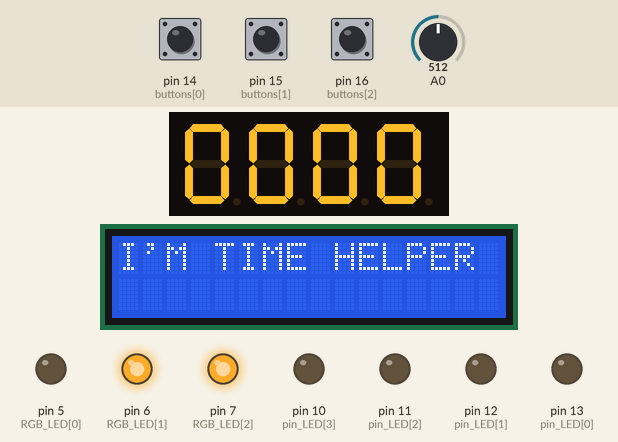
The sketch below on a simulated Arduino Mega 2560, built with avr-gcc and run on an emulated ATmega2560. Shown: 4-digit seven-segment display, 16×2 character LCD, output pins drawn as LEDs (lit = HIGH). Wiring (inferred from the names in the program): 4-digit 7-segment display, segments lit when HIGH: segments pin 58, pin 59, pin 60, pin 61, pin 62, pin 63, pin 64, pin 65; digit selects pin 66, pin 67, pin 68, pin 69. Inputs (shaded band) come from the test bench; at power-on: pin 14 (buttons[0]) LOW, A0 = 512, pin 15 (buttons[1]) LOW, pin 16 (buttons[2]) LOW. The segment pins are drawn as the display they are named for; pins used as bus, display or sensor lines are not drawn; what the sketch prints to the serial monitor is not drawn.

Above: at 1.2 s.
1.3 s: pin 14 (buttons[0]) pulled HIGH for 0.15 s
At 3.1 s:
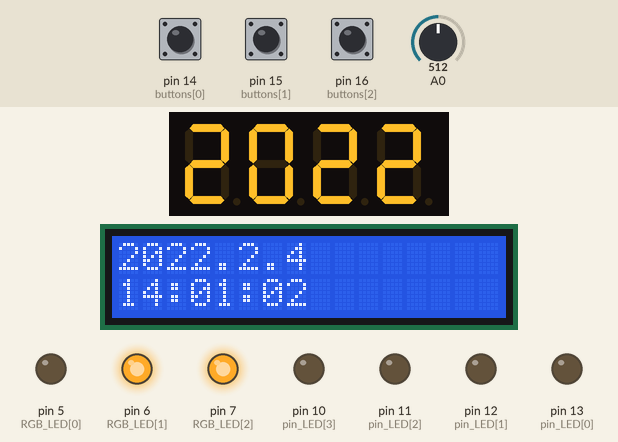
3.8 s: A0 set to 417
5.9 s: A0 set to 392
At 6.7 s:
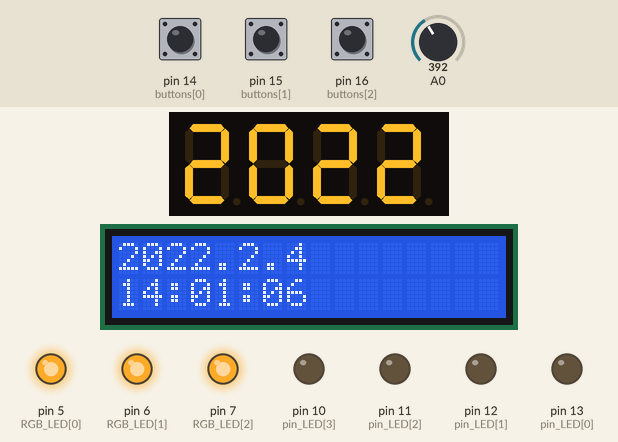
8.9 s: pin 15 (buttons[1]) pulled HIGH for 0.15 s
At 10.0 s:
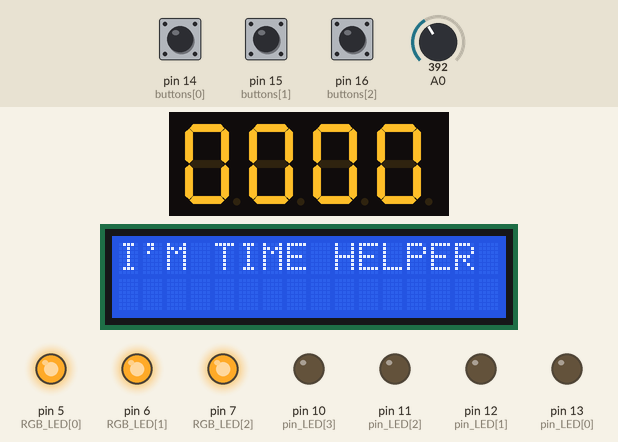
10.5 s: pin 16 (buttons[2]) pulled HIGH for 0.15 s
12.1 s: pin 14 (buttons[0]) pulled HIGH for 1 s
At 14.0 s:
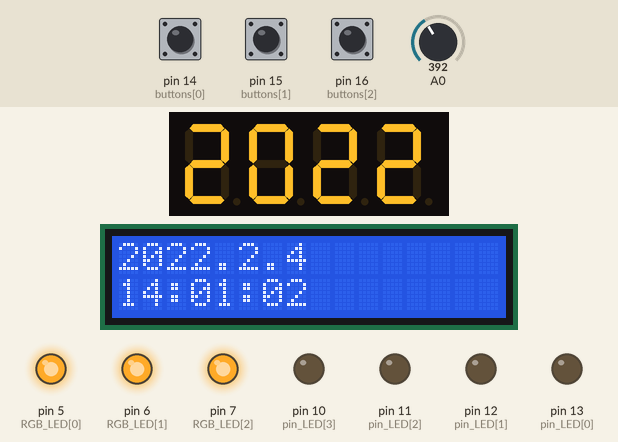
Timing chart, 0 to 15.5 s (numbered marks = the images above; inputs shaded):
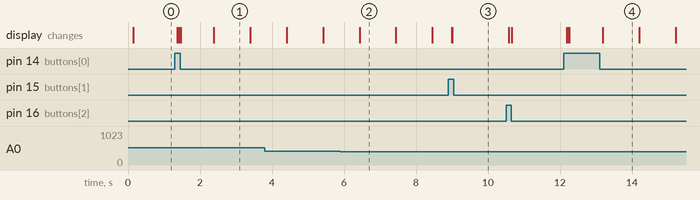

The sketch:

result.ino
```cpp
#include <pitches.h> //스피커 라이브러리
#include <LiquidCrystal.h> //LCD 라이브러리
//타임라이브러리
#include<Time.h>
#include<TimeAlarms.h>
unsigned long time_prev,time_curr; //예전시간, 현재시간
boolean t_f; //데이터 입력 종료(타이머)
boolean t_f1; //데이터 입력 종료(버퍼)
String buffer=""; //수신 데이터 버퍼
int state=1; //초기화면 설정을 위함 (4segment)
int hourt=1; //타이머시
int mint=1; //타이머분
int sect=1; //타이머초
int RGB_LED[]={5,6,7}; //LED 연결핀
int yearc,monthc,dayc; //날짜,월,일
int hourc,minc,sec1; //시계의 시간,분,초
unsigned long timer; //타이머를 위한 초단위 시간
int pin_LED[] = {13,12,11,10}; //LED 연결 핀
int noteDuration = 4; //4분 음표
int speakerPin = 57; //스피커핀
int melody[] = { //학교종 초반 멜로디, 0은 쉼표
  NOTE_G4,NOTE_G4,NOTE_A4,NOTE_A4,NOTE_G4,NOTE_G4,NOTE_E4,0,
  NOTE_G4,NOTE_G4,NOTE_E4,NOTE_E4,NOTE_D4,0,
};
int buttons[] = {14,15,16}; //버튼으로 모드 설정
boolean state_previous[] = {false,false,false}; //버튼들의 이전상태
boolean state_current[3]; //현재 버튼 상태
boolean clockbool=false; //시계실행여부
boolean memobool=false; //메모실행여부
boolean timerbool=false; //타이머실행여부
char modeSel; // 모드 설정 (타이머,시계...)

//0에서 9까지 숫자 표현을 위한
//세그먼트 a,b,c,d,e,f,g,dp의 패턴
 byte patterns[] {
  0xFC,0x60,0xDA,0xF2,0x66,0xB6,0xBE,0xE4,0xFE,0xE6
 };
int digit_select_pin[] = {66,67,68,69}; //자릿수 선택 핀
int segment_pin[]={58,59,60,61,62,63,64,65}; //7세그먼트 모듈 연결핀(a~dp오름차순)
int SEGMENT_DELAY=5; //숫자 표시 사이의 시간 간격
// 핀 번호 (RS, E, DB4, DB5, DB6, DB7)
LiquidCrystal lcd(44, 45, 46, 47, 48, 49); // LCD 연결

void(* resetFunc) (void) = 0; //declare reset function @ address 0

void setup() {
  Serial.begin(9600); //시리얼 통신 초기화
  Serial1.begin(9600); //블루투스 시리얼 통신 초기화
  for(int i=0; i<4; i++) { //자릿 수 선택 핀을 출력으로 설정
    pinMode(digit_select_pin[i],OUTPUT);
  }

  for(int i=0; i<8; i++) { //세그먼트 제어 핀을 출력으로 설정
   pinMode(segment_pin[i],OUTPUT);
 }

  lcd.begin(16,2); //LCD 초기화
  lcd.print("I'M TIME HELPER"); //문자열 출력
  for(int i=0; i<3; i++) {
    pinMode(buttons[i],INPUT); //버튼 연결 핀들을 입력으로 설정
  }
  for(int i=0; i<4; i++) {
    pinMode(pin_LED[i],OUTPUT);  //LED 연결 핀을 출력으로 설정
    digitalWrite(pin_LED[i],LOW); //꺼진 상태로 시작
  }

  for(int i=0; i<3; i++) {
    pinMode(RGB_LED[i],OUTPUT); //LED를 출력으로 설정
  }


  setTime(14,1,0,4,2,22); //22년 2월 4일, 14시 1분 0초로 시간 설정
  time_prev = millis(); //시작 시간
}

//해당 자리에 숫자 하나를 표현하는 함수
void show_digit(int pos,int number) { //(위치, 출력할 숫자)
  for(int i=0; i<4; i++) {
    if(i+1==pos)
      digitalWrite(digit_select_pin[i],LOW); //해당 자릿수 선택 핀만 LOW로 설정

    else
      digitalWrite(digit_select_pin[i],HIGH); //나머지는 HIGH로 설정
    }

    for(int i=0; i<8; i++) {
      boolean on_off = bitRead(patterns[number],7-i); //패턴 읽어오기
      digitalWrite(segment_pin[i],on_off); //세그먼트 제어핀을 패턴대로 설정
      }
  }


//4자리 세그먼트 표시 장치에 4자리 숫자를 표시하는 함수
void show_4_digit(int number) {
  number = number %10000;  //4자리로 제한
  int thousands = number/ 1000; //천자리
  number = number %1000;
  int hundreads = number/100; //백자리
  number = number % 100;
  int tens = number /10; //십자리
  int ones = number %10; //일자리
  show_digit(1,thousands); //천의자리 표시
  delay(SEGMENT_DELAY); //delay 5밀리초
  show_digit(2,hundreads); //백자리
  delay(SEGMENT_DELAY); //delay 5밀리초
  show_digit(3,tens); //십자리
  delay(SEGMENT_DELAY); //delay
  show_digit(4,ones); //일자리
  delay(SEGMENT_DELAY); //delay
  }

//타이머표시 함수
void digitalClockDisplayTimer() {


  lcd.begin(16, 2); //LCD 초기화
  lcd.print(hourt); //시
  printDigits(mint); //분
  printDigits(sect); //초
}

//시계표시 함수
void digitalClockDisplay()
{
  lcd.begin(16, 2); //LCD 초기화
  lcd.print(year()); //년
  lcd.print(".");
  lcd.print(month()); //월
  lcd.print(".");
  lcd.print(day()); //일
  lcd.setCursor(0, 1); //다음 줄로
  lcd.print(hour()); //시간
  printDigits(minute()); //분
  printDigits(second()); //초
  //delay(100); //alarm 라이브러리의 경우 delay 가 필요함
}


//시간 자릿수 함수
void printDigits(int digits) {

  lcd.print(":");
  if(digits < 10) //10보다 작으면
    lcd.print('0'); //0붙여주기
  lcd.print(digits);
}


void timer1() {
  state=0;
  time_curr = millis(); //현재시간
  timerbool=true; //타이머실행여부
  if(clockbool==true) { //시계가 실행되었으면
    clockbool=false; //시계실행여부 false 설정후
    reset1(); //리셋
  }
  if(memobool==true) { //메모가 실행되었으면
    memobool=false; //메모실행여부 false설정후
    reset1(); //리셋
  }

  while(Serial1.available()) { //개행문자 '\n' 만날때까지
    char data = Serial1.read(); //읽기
    if(data=='\n') {
      t_f = true; //문자열 종료
      break;
    }
    else {
      buffer+=data; //버퍼에 연결
      int index1 = buffer.indexOf(':'); //:를 찾아서 인덱스 값 반환
      int index2 = buffer.indexOf(':',index1+1); //:를 찾기, 이는 index1의 1만큼 뒤부터 찾는다
      int index3 = buffer.length(); //버퍼 끝의 인덱스

      hourt = buffer.substring(0,index1).toInt(); //0부터 index1까지 자른 후 정수 변환 뒤 시간 저장
      mint = buffer.substring(index1+1,index2).toInt(); //index1의 1뒤부터 index2까지 자른 후 정수 변환 후 분 저장
      sect = buffer.substring(index2+1,index3).toInt(); //index2의 1뒤부터 index3까지 자른 후 정수 변환 후 분 저장

      timer = ((long)hourt*3600+mint*60+sect); //초로 변환한다 1시간 -> 3600초 1분 -> 60초
    }

  }

  if(t_f) { //문자열 끝나면
    //1초 이상 시간 경과 경우
    if(time_curr - time_prev >= 1000) {
      time_prev = time_curr; //시작 시간 갱신
      Serial1.println(timer); //시리얼로 초 확인
      timer--; //초에서 -1씩
      int hour1,sec1,min1; //나머지 저장 함수(분,초계산 위함)
      hourt = (timer/3600); //시 구하기
      hour1 = timer%3600; //나머지구하기
      mint = hour1/60; //분 구하기
      min1 = hour1%60; //나머지 구하기
      sect = min1%60; //초 구하기
      Serial1.println(String(hourt)+":"+String(mint)+":"+String(sect)); //시리얼로 확인
      digitalClockDisplayTimer(); //LCD 출력
    }

  }
  show_4_digit(timer); //4자리 7segment 출력

  if(hourt==0&&mint==0&&sect==0) {
    show_4_digit(timer);
    //모두 0으로 돌아오면
    //시,분,초 다 0으로 초기화
    for(int i=0; i<4; i++) {
      digitalWrite(pin_LED[i],HIGH); //led점등
    }
    for (int thisNote = 0; thisNote < sizeof(melody) / sizeof(int); thisNote++) { //부저 울림
     //음표 길이를 시간으로 변환
     int noteLength = 1000 / noteDuration;
     //단음 재생
     tone(speakerPin, melody[thisNote], noteLength);
     delay(noteLength);
     noTone(speakerPin); //현재 음 재생 중지
    }
    modeSel = '0'; //reset1 함수로 가도록

  }
}


void Clock1(){ //시계함수
  state=0;
  int year1 = year(); //년도 불러오기
  time_curr = millis(); //현재 시간
  clockbool = true; //시계 실행여부 true
   //1초 경과 하였으면
   if(time_curr - time_prev >=1000 ) {
     time_prev = time_curr; //이전 시간 change
     digitalClockDisplay(); //시계표시 lcd 함수
 }
 show_4_digit(year1); //4자리 segment에 년도 표시
}

void memo() {  //메모함수
  state=0;
  memobool=true; //메모 실행여부
  time_curr = millis(); //현재시간
  if(clockbool==true) { //시계 실행 여부 검사
    clockbool=false; //실행 여부 false로 초기화
    reset1(); //시계가 실행되었으면 리셋 실행
  }
  if(timerbool==true) { //시계 실행 여부 검사
   timerbool=false; //타이머 실행 여부 검사
   reset1(); //타이머가 실행되었으면 리셋 실행
  }
  while(Serial1.available()) { //개행문자 '\n' 만날때까지
    char data = Serial1.read(); //읽기
    if(data=='\n') {
      t_f = true; //문자열 종료
      break;
    }
    else {
      buffer+=data; //버퍼에 연결
    }
  }

  if(t_f) { //메모 문자열 끝나면
    if(time_curr-time_prev>=1000){  //1초가 지난경우
      time_prev=time_curr; //
     lcd.begin(16, 2); //LCD 초기화
     lcd.print(buffer);  //lcd에 버퍼를 프린트한다(메모출력)
  }
 }
 show_4_digit(0); //4segment에 0으로만 표시
}

void reset1() {
   digitalWrite(pin_LED,LOW); //led 점등off
   if(time_curr - time_prev >= 1000) {
     time_prev = time_curr; //시작 시간 갱신
     t_f = false; //문자열 flag false로(garbage값 issue)
     Serial1.println(String(hourt)+":"+String(mint)+":"+String(sect)); //시리얼로 확인
     digitalClockDisplayTimer(); //LCD 출력
 }
 show_4_digit(timer); //4자리 7segment 출력
 resetFunc(); //초기화함수(처음으로 돌아감)
 state=1; //초기상태 변수
}


void loop(){
  int light = analogRead(A0); //조도센서 측정값 아날로그로
  time_curr = millis(); //현재 시간 측정
  Serial.print(light);
  if(state==1) {//초기상태 (전역변수 state=1로 설정해주었음으로)
   show_4_digit(0); //state가 초기값 1이면 0으로 4자리 표시
  }
  if(light>=400) { //빛의 값이 400이상이면
   digitalWrite(RGB_LED[1],HIGH); //green off
   digitalWrite(RGB_LED[2],HIGH); //red off
   digitalWrite(RGB_LED[0],LOW);  //blue 색상 on
   }
  else{
   digitalWrite(RGB_LED[1],HIGH); //green off
   digitalWrite(RGB_LED[2],HIGH); //red off
   digitalWrite(RGB_LED[0],HIGH); //blue off
  }
  for(int i=0; i<3; i++) { //버튼의 상태 읽기
   state_current[i] = digitalRead(buttons[i]);
  }
  //0번째 버튼을 누른경우 이전과 비교하여 상태가 바뀐 경우 아래 코드 실행
  if((state_current[0] == 1) && (state_previous[0] == 0 )) {
    state_previous[0]=1; //이전 경우 change
    state=0; //초기변수
    modeSel = '1'; //시계 설정 변수
  }
  //0번째 버튼의 현재상태가 0인데 이전상태가 1일 때를 뜻함
   if((state_current[0] == 0 ) && (state_previous[0] == 1 )) {
    state_previous[0]=0; //이전상태를 다시 0으로
  }

  //1번째 버튼을 누른경우 이전과 비교하여 상태가 바뀐 경우 아래 코드 실행
  if((state_current[1] == 1) && (state_previous[1] == 0 )) { //1번째 버튼을 누르면
    state_previous[1]=1; //이전 경우 change
    state=0; //초기변수
    modeSel = '2';  //타이머 설정 변수
  }
  //1번째 버튼의 현재상태가 0인데 이전상태가 1일 때를 뜻함
  if((state_current[1] == 0 ) && (state_previous[1] == 1 )) {
    state_previous[1]=0;
  }

  //2번째 버튼을 누른경우 이전과 비교하여 상태가 바뀐 경우 아래 코드 실행
  if((state_current[2] == 1) && (state_previous[2] == 0 )) { //2번째 버튼을 누르면
    state_previous[2]=1; //이전 경우 change
    state=0; //초기변수
    modeSel = '3';  //메모 설정 변수
  }
  //2번째 버튼의 현재상태가 0인데 이전상태가 1일 때를 뜻함
  if((state_current[2] == 0 ) && (state_previous[2] == 1 )) {
    state_previous[2]=0;
  }


  if(modeSel=='0') { //리셋함수로 유도

    reset1();
  }

  if(modeSel == '1' ) { //시계 함수로 유도
    Clock1();
  }

  if(modeSel=='2') { //타이머 함수로 유도
    timer1();
  }

 if(modeSel=='3') { //메모 함수로 유도
    memo();
  }

 }
```

Measured:
- the behaviour switches between 400 and 399 on A0 (found by bisection; images 1 and 2)
- after the input at 1.3 s, the display: first changes after 0.07 s (image 1 shows a later state)
- after the input at 5.9 s, pin 5 (RGB_LED[0]): LOW → HIGH at once
- after the input at 8.9 s, the display: first changes after 0.09 s (image 3 shows a later state)
- after the input at 12.1 s, the display: first changes after 0.08 s (image 4 shows a later state)
- what the display in image 1 shows lasts 1.0 s, from 2.4 s to 3.4 s
